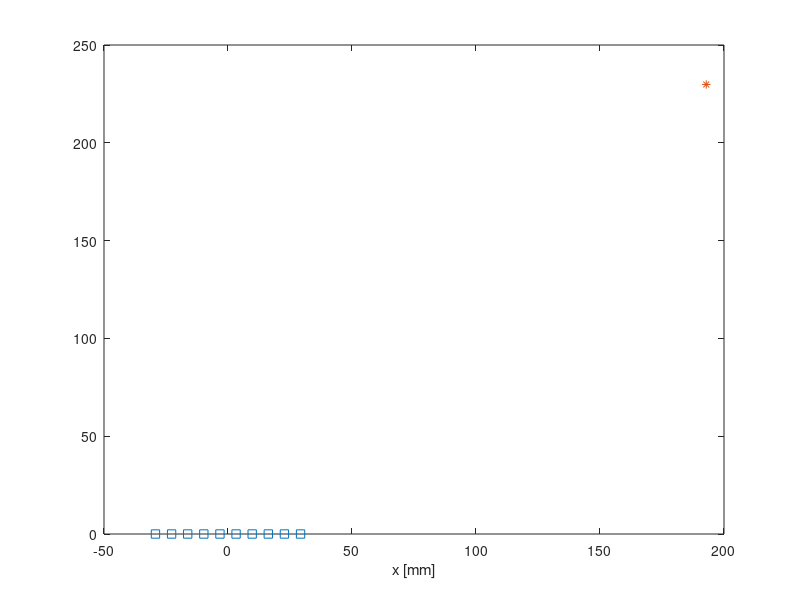

Write the MATLAB code that produced this figure. (Note: this script raises an error after producing the figure.)
%% %%%%%%%%%%%%%%%%%%%%%%%%%%%%%%%%%%%%%%%%%%%%%%%%%%%%%%%%%%%%%%%%%%%%%%%%
%   
%           this script illustrates time-domain DAS beamforming based on
%           simulated ULA response.
%             
%           Additionally, it performes phase coherence imaging anaysing
%           standard deviation of phase shift 
%                   
%
%%%%%%%%%%%%%%%%%%%%%%%%%%%%%%%%%%%%%%%%%%%%%%%%%%%%%%%%%%%%%%%%%%%%%%%%%%%

addpath('tools')

clear all 
close all
%% %%%%%%%%%%%%%%%%%%%%%%%%%%%%%%%%%%%%%%%%%%%%%%%%%%%%%%%%%%%%%%%%%%%%%%%%
% 
%                  Load the dispersion curves data
% 
%%%%%%%%%%%%%%%%%%%%%%%%%%%%%%%%%%%%%%%%%%%%%%%%%%%%%%%%%%%%%%%%%%%%%%%%%%%

load('disp_curve')  % disp curves for 2 mm alu plates 

% figure(1),  plot(f_vec,k_a,f_vec,k_s)
% xlabel('f [Hz]'), ylabel('k [rad/m]')

%% %%%%%%%%%%%%%%%%%%%%%%%%%%%%%%%%%%%%%%%%%%%%%%%%%%%%%%%%%%%%%%%%%%%%%%%%
% 
%                          Generate array topology
% 
%                                 
%%%%%%%%%%%%%%%%%%%%%%%%%%%%%%%%%%%%%%%%%%%%%%%%%%%%%%%%%%%%%%%%%%%%%%%%%%

%    ULA   
%%%%%%%%%%%%%%%%%%%%%%%%%%%%%%%%%%%%%%%%%%%%%%%%%%%%%%%%%%%%%%%%%%%%%%%%%%
array.dx = 6.5;               % pitch in mm
x = (1:10).*array.dx;         x = x - mean(x);
y = zeros(size(x));

array.X = x;                  array.Y = y; 
array.name = 'ULA';
%%%%%%%%%%%%%%%%%%%%%%%%%%%%%%%%%%%%%%%%%%%%%%%%%%%%%%%%%%%%%%%%%%%%%%%%%%

% plot array elements 
figure(2),  plot(array.X,array.Y,'s'), 
xlabel('x [mm]'), ylabel('y [mm]')
title(array.name)

%% %%%%%%%%%%%%%%%%%%%%%%%%%%%%%%%%%%%%%%%%%%%%%%%%%%%%%%%%%%%%%%%%%%%%%%%%
% 
%                           signal parameters 
% 
%%%%%%%%%%%%%%%%%%%%%%%%%%%%%%%%%%%%%%%%%%%%%%%%%%%%%%%%%%%%%%%%%%%%%%%%%%%

exct.fs = 5.12e6;               % sampling f 
exct.n_sampl = 4096;            % no of samples
exct.f_exc = 100e3;             % excitation f
exct.n_cycl = 5;                % no of cycles

[w indF] = min(abs(exct.f_exc - f_vec));
wave.vph = 2*pi*f_vec(indF)./k_a(indF);     % phase velocity in m/s for excitation freq
wave.lambda = wave.vph / f_vec(indF);       % wavelength in m for excitation freq

%% %%%%%%%%%%%%%%%%%%%%%%%%%%%%%%%%%%%%%%%%%%%%%%%%%%%%%%%%%%%%%%%%%%%%%%%%
% 
%                           Target to be imaged
% 
%%%%%%%%%%%%%%%%%%%%%%%%%%%%%%%%%%%%%%%%%%%%%%%%%%%%%%%%%%%%%%%%%%%%%%%%%%%

target.r = 300;
target.theta = 50;
target.x = target.r*cosd(target.theta); 
target.y = target.r*sind(target.theta); 

figure(2),  plot(array.X,array.Y,'s', target.x,target.y,'*'),  xlabel('x [mm]')

%% %%%%%%%%%%%%%%%%%%%%%%%%%%%%%%%%%%%%%%%%%%%%%%%%%%%%%%%%%%%%%%%%%%%%%%%%
% 
%       Simulate array responses using structure's transfer function
%                          
%%%%%%%%%%%%%%%%%%%%%%%%%%%%%%%%%%%%%%%%%%%%%%%%%%%%%%%%%%%%%%%%%%%%%%%%%%%

arrayRes = simulate_array_response(array.X,array.Y,target, exct,f_vec,k_a, k_s);

%% %%%%%%%%%%%%%%%%%%%%%%%%%%%%%%%%%%%%%%%%%%%%%%%%%%%%%%%%%%%%%%%%%%%%%%%%
% 
%                       DAS beamforming
%                          
%%%%%%%%%%%%%%%%%%%%%%%%%%%%%%%%%%%%%%%%%%%%%%%%%%%%%%%%%%%%%%%%%%%%%%%%%%%

theta = 0:360;                      % azimuth in deg
r = (1:exct.n_sampl)';

im = plane_wave_DAS_ULA_phs(array, arrayRes, theta, r, wave, exct) ;

%% %%%%%%%%%%%%%%%%%%%%%%%%%%%%%%%%%%%%%%%%%%%%%%%%%%%%%%%%%%%%%%%%%%%%%%%%
% 
%                      Plot the results 
%                          
%%%%%%%%%%%%%%%%%%%%%%%%%%%%%%%%%%%%%%%%%%%%%%%%%%%%%%%%%%%%%%%%%%%%%%%%%%%


figure(9)
pcolor(im.x, im.y, im.Cphs'), shading flat, axis equal tight, axis([-1500, 1500, -1500,1500])
title('DAS - phase shift')
colorbar 

figure(10)
pcolor(im.x, im.y, im.C'), shading flat, axis equal tight, axis([-1500, 1500, -1500,1500])
title('DAS result')
colorbar 

% return

figure(11)
pcolor(im.x, im.y, im.coh_C'), shading flat, axis equal tight, axis([-1500, 1500, -1500,1500])
title('weights based on Phase coherence ')
colorbar 

figure(12)
pcolor(im.x, im.y, im.coh_C'.*im.C'), shading flat, axis equal tight, axis([-1500, 1500, -1500,1500])
title('Weighted image DAS and phase weights ')
colorbar 

figure(13)
plot(theta,20*log10(max(im.C')./max(max(im.C'))),  theta, 20*log10(max(im.coh_C'.*im.C')./max(max(im.coh_C'.*im.C'))))
% title('Beam patterns comparision')
box off
hlgd = legend('DAS','Phase Cohrerence'); 
set(hlgd, 'location', 'northoutside', 'orientation', 'horizontal', 'box', 'off')
xlabel('angle [\circ]'), xlim([0 360])
